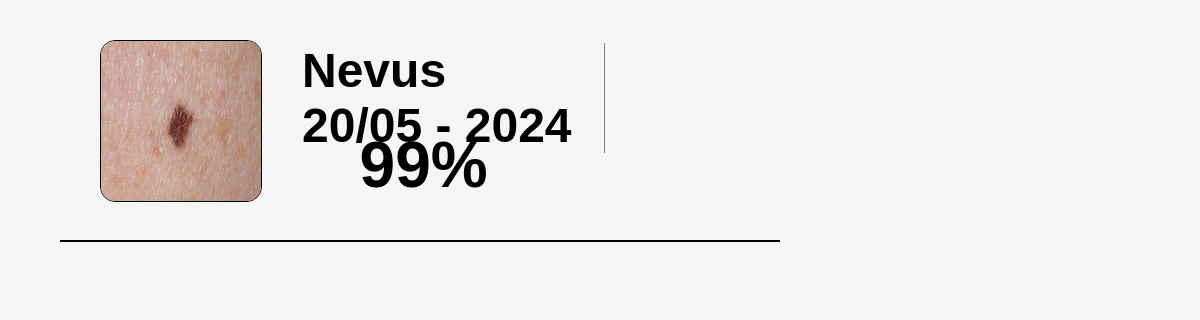
The page /list/ (signed in) on the database as committed earlier.
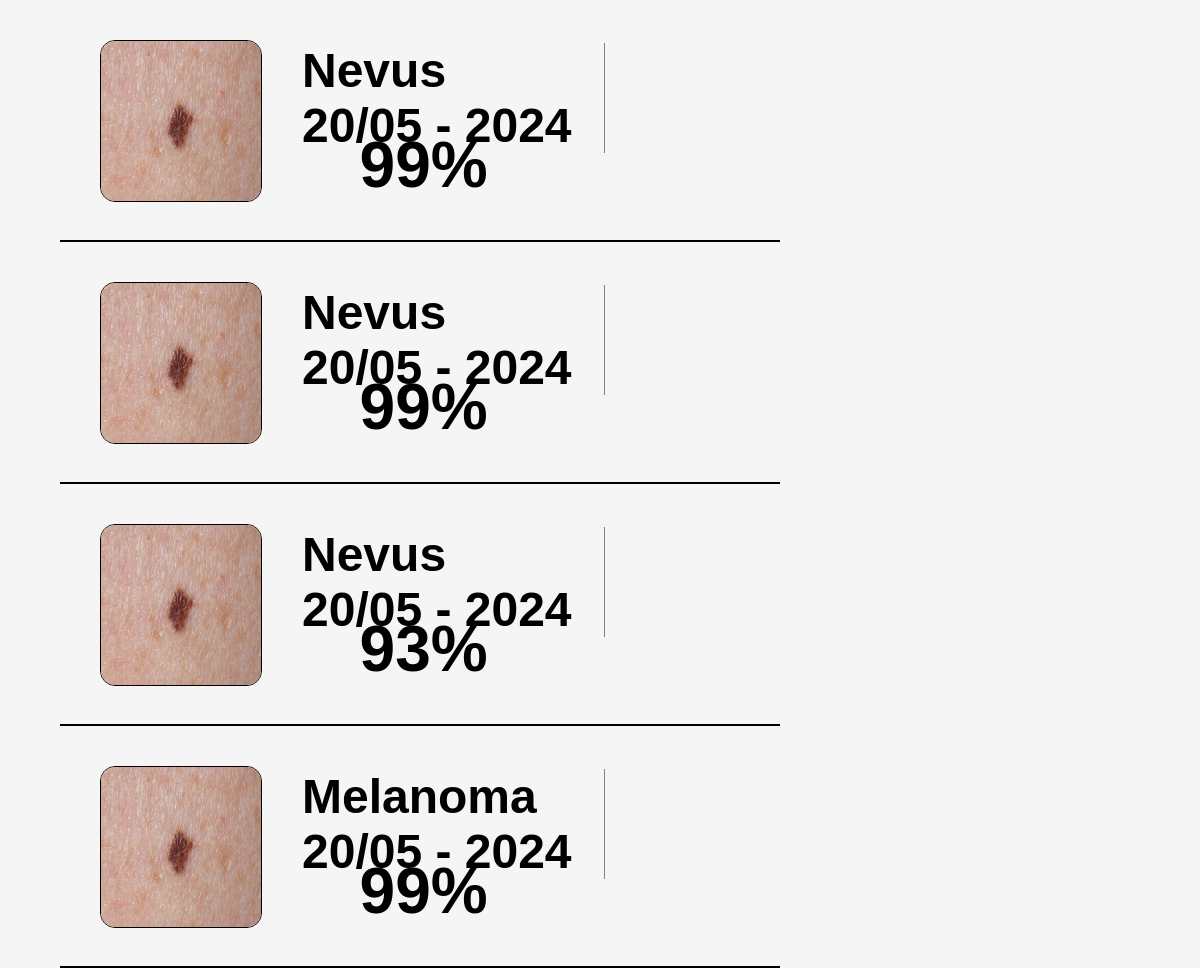
The same page on the database as committed later.
### tables this page shows
CREATE TABLE "results" (
	"ID"	INTEGER,
	"User"	TEXT,
	"Image"	BLOB,
	"result"	TEXT,
	"date"	TEXT,
	"accuracy"	NUMERIC,
	PRIMARY KEY("ID" AUTOINCREMENT)
);

### Main.py (the view)
@app.route('/list/', methods=["POST", "GET"])
def list():
    conn = sqlite3.connect("static/db/Bruger.db")
    cursor = conn.cursor()
    cursor.execute("SELECT result, date, accuracy FROM results WHERE User = ?", (session["name"],))
    results = cursor.fetchall()
    conn.close()
    return render_template('list.html', title="List", results=results)

### templates/list.html (shortened to what this page needs)
<!DOCTYPE html>
<html lang="en">
<head>
    <link rel="stylesheet" href="{{ url_for('static', filename='css/list.css') }}">
</head>
<body>
    <div class="container">
        {% for result, date, accuracy in results %}
        <div class="item">
            <img src="/static/IMG/result.jpg" alt="image" style="max-width: 300px; max-height: 300px;">
            <h1 id="first">{{ result }}</h1>
            <h1 id="second">{{ date }}</h1>
            <h1 id="third">{{ accuracy }}%</h1>
            <br>
        </div>
        {% endfor %}
    </div>
</body>
</html>

### static/css/list.css (style rules this page uses)
* { margin: 0; padding: 0; font-family: 'Trebuchet MS', 'Lucida Sans Unicode', 'Lucida Grande', 'Lucida Sans', Arial, sans-serif; }
body { background-color: whitesmoke; }
.container { width: 60%; margin-left: 5%; }
.container .item { height: 30vh; width: 100%; border-bottom: solid black 2px; }
.container .item img { float: left; height: 20vh; width: 20vh; margin: 5vh; border-radius: 15px; border: solid black 1px; }
.container .item h1 { font-size: 6vh; width: 42%; float: left; border-right: solid grey 1px; }
.container .item #first { margin-top: 6%; }
.container .item #third { margin-top: -3.5%; margin-left: 8%; width: 20%; border-right: 0; font-size: 8vh; }

Rows that differ between the two databases and show on the page:
added results: result "Nevus", date "20/05 - 2024", accuracy "99"
added results: result "Nevus", date "20/05 - 2024", accuracy "93"
added results: result "Melanoma", date "20/05 - 2024", accuracy "99"
